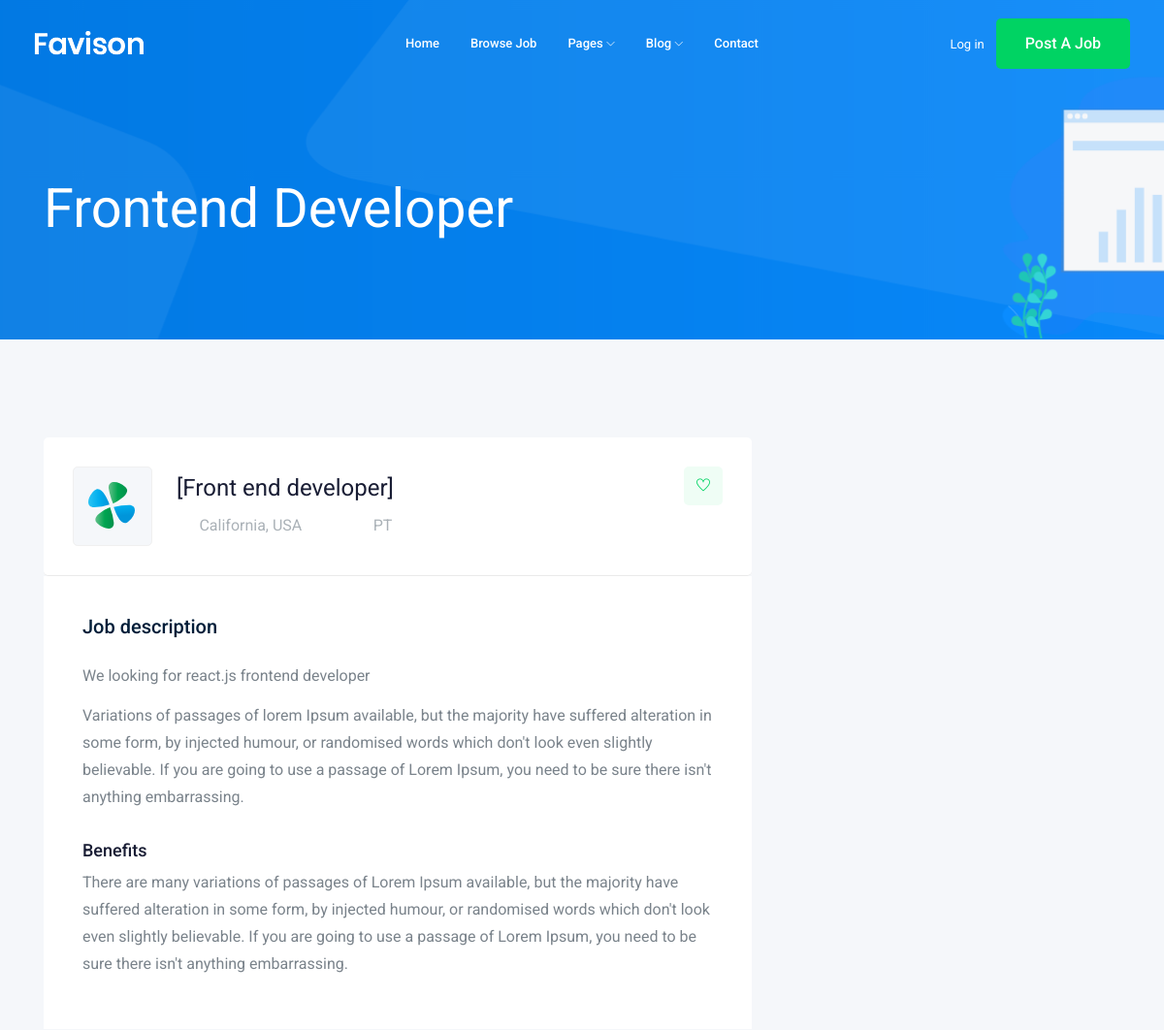
The app's page /jobs/1/ (upper part), older data.
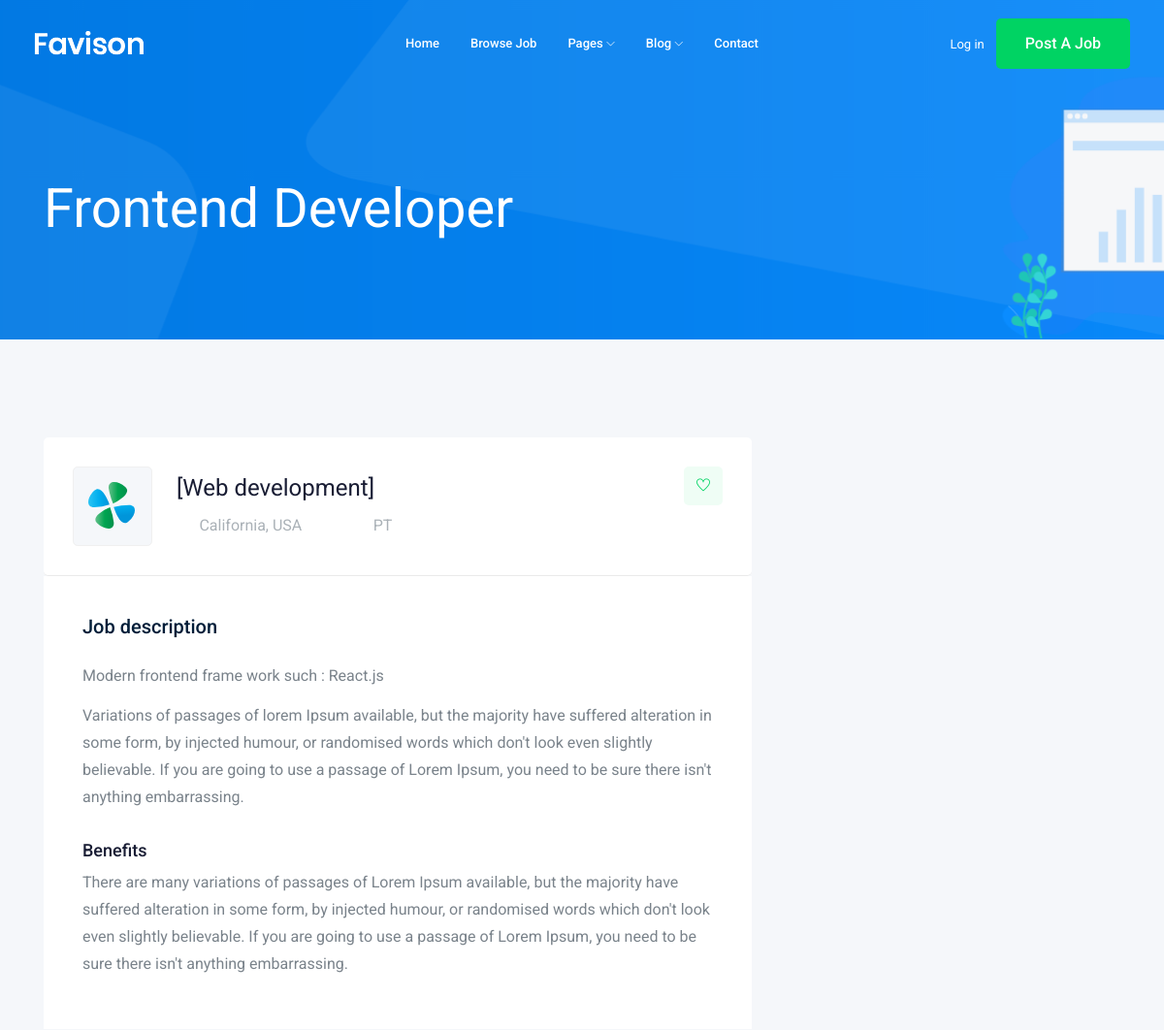
The same page, newer data.
### job/models.py (models this page shows, shortened)
class Job(models.Model):
    class JobType(models.TextChoices):
        FULL_TIME = 'FT','Full time'
        PARTY_TIME = 'PT', 'Party time'
    title = models.CharField(max_length=200)
    job_type = models.CharField(max_length=2,choices=JobType.choices, default=JobType.PARTY_TIME)
    description = models.TextField()
    publish = models.DateTimeField(default=timezone.now)
    created = models.DateTimeField(auto_now_add=True)
    updated = models.DateTimeField(auto_now=True)
    vacancy = models.IntegerField(default=1)
    salary = models.IntegerField(default=0)
    experience = models.IntegerField(default=1)
    category = models.ForeignKey('Category', on_delete=models.CASCADE)
    pic = models.ImageField(upload_to=file_upload, blank=True)
    slug = models.SlugField(null=True,blank=True)

class Category(models.Model):
    name = models.CharField(max_length=50)
    def __str__(self) :
        return f"[{self.name}]"

### job/views.py (the view)
# urls.py: path('<int:id>/', views.job_detail, name='job_detail')
def job_detail(request, id):
    try:
        job = Job.objects.get(id=id)
    except Job.DoesNotExist:
        raise Http404('Job not found')
    return render(request,'job/job/detail.html', {'job': job})

### templates/job/job/detail.html (shortened to what this page needs)
{% extends "job/base.html" %} {% block content %}
<div class="bradcam_area bradcam_bg_1">
  <div class="container">
    <div class="row">
      <div class="col-xl-12">
        <div class="bradcam_text">
          <h3>{{job.title}}</h3>
        </div>
      </div>
    </div>
  </div>
</div>
<div class="job_details_area">
  <div class="container">
    <div class="row">
      <div class="col-lg-8">
        <div class="job_details_header">
          <div class="single_jobs white-bg d-flex justify-content-between">
            <div class="jobs_left d-flex align-items-center">
              <div class="thumb">
                <img src="img/svg_icon/1.svg" alt="" />
              </div>
              <div class="jobs_conetent">
                <a href="#"><h4>{{job.category}}</h4></a>
                <div class="links_locat d-flex align-items-center">
                  <div class="location">
                    <p><i class="fa fa-map-marker"></i> California, USA</p>
                  </div>
                  <div class="location">
                    <p><i class="fa fa-clock-o"></i> {{job.job_type}}</p>
                  </div>
                </div>
              </div>
            </div>
            <div class="jobs_right">
              <div class="apply_now">
                <a class="heart_mark" href="#"> <i class="ti-heart"></i> </a>
              </div>
            </div>
          </div>
        </div>
        <div class="descript_wrap white-bg">
          <div class="single_wrap">
            <h4>Job description</h4>
            <p>{{job.description}}</p>
            <p>
              Variations of passages of lorem Ipsum available, but the majority
              have suffered alteration in some form, by injected humour, or
              randomised words which don't look even slightly believable. If you
              are going to use a passage of Lorem Ipsum, you need to be sure
              there isn't anything embarrassing.
            </p>
          </div>
            <h4>Benefits</h4>
            <p>
              There are many variations of passages of Lorem Ipsum available,
              but the majority have suffered alteration in some form, by
              injected humour, or randomised words which don't look even
              slightly believable. If you are going to use a passage of Lorem
              Ipsum, you need to be sure there isn't anything embarrassing.
            </p>
          </div>
        </div>
      </div>
    </div>
  </div>
{% endblock content %}

Row changes from the older to the newer data that the page shows:
changed Job "Frontend Developer": category "[Front end developer]" → "[Web development]"; description "We looking for react.js frontend developer" → "Modern frontend frame work such : React.js"
